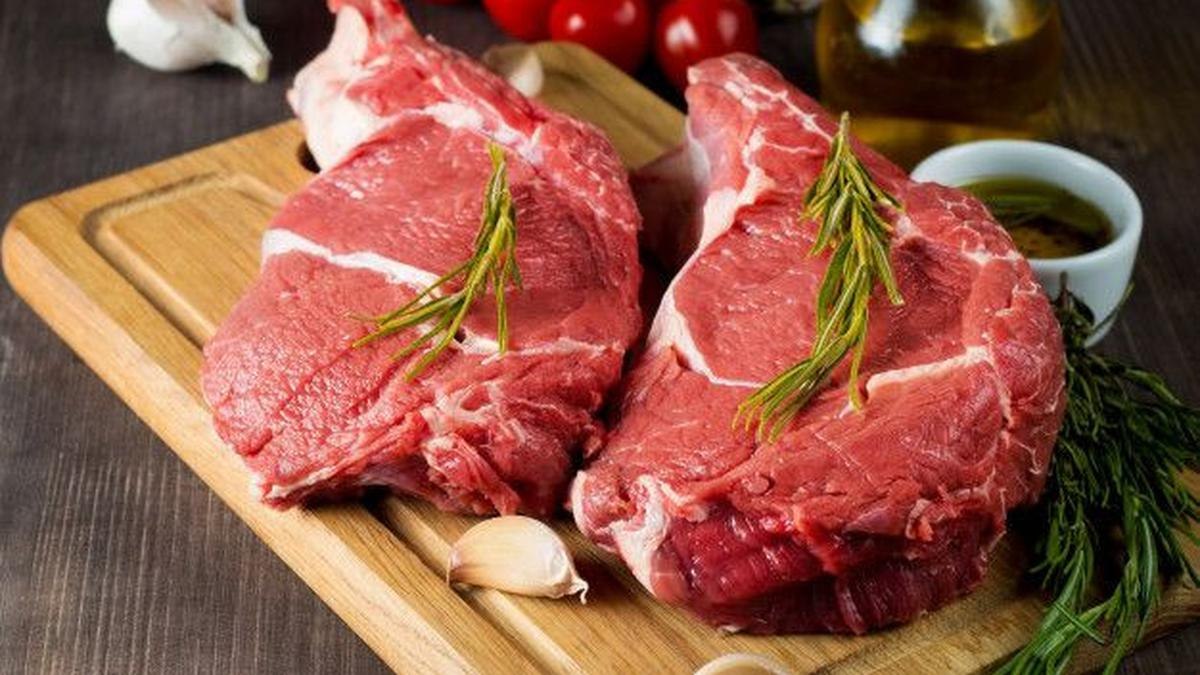
#> input picture 027517900_1589942784-Raw_Fresh_Meat_With_Rosemary.jpg, 1200 x 675 px
$ python -i index.py   (imports and definitions only)   (older library calls are emulated)
#> lines starting #> are read from the running program, lines starting #| are printed output that depends on the picture; after the words box and inside, x2 and y2 are one past the last pixel; in counts of white or black regions, pixels touching at a corner belong together
from flask import Flask, render_template, request
import base64
import os
import cv2
import numpy as np
from skimage.feature import graycomatrix, graycoprops, local_binary_pattern

BASE_DIR = os.path.dirname(os.path.dirname(os.path.abspath(__file__)))

# [5 lines not run here, left out]

# =====================
# ANALISIS WARNA
# =====================
# [64 lines left out: function color_analysis, not called in this run]


# =====================
# ANALISIS TEKSTUR
# =====================
def texture_analysis(gray, meat_mask=None):
    small_gray = cv2.resize(gray, (256, 256), interpolation=cv2.INTER_AREA)
    quantized = (small_gray / 32).astype(np.uint8)

    glcm = graycomatrix(
        quantized,
        distances=[1],
        angles=[0, np.pi / 4, np.pi / 2, 3 * np.pi / 4],
        levels=8,
        symmetric=True,
        normed=True
    )

    contrast = float(np.mean(graycoprops(glcm, 'contrast')))
    homogeneity = float(np.mean(graycoprops(glcm, 'homogeneity')))
    energy = float(np.mean(graycoprops(glcm, 'energy')))

    lbp = local_binary_pattern(small_gray, 8, 1, method='uniform')
    lbp_variance = float(np.var(lbp))

    gabor_values = []
    for theta in (0, np.pi / 4, np.pi / 2, 3 * np.pi / 4):
        kernel = cv2.getGaborKernel((21, 21), 4.0, theta, 10.0, 0.5, 0, ktype=cv2.CV_32F)
        filtered = cv2.filter2D(small_gray, cv2.CV_32F, kernel)
        gabor_values.append(float(np.mean(np.abs(filtered))))
    gabor_pattern = float(np.mean(gabor_values))

    blur = cv2.GaussianBlur(gray, (5, 5), 0)
    dark_spots = cv2.inRange(blur, 0, 75)
    edges = cv2.Canny(gray, 70, 160)

    if meat_mask is not None:
        dark_spots = cv2.bitwise_and(dark_spots, dark_spots, mask=meat_mask)
        edges = cv2.bitwise_and(edges, edges, mask=meat_mask)
        mask_area = max(int(cv2.countNonZero(meat_mask)), 1)
    else:
        mask_area = max(gray.shape[0] * gray.shape[1], 1)

    spot_ratio = float((cv2.countNonZero(dark_spots) / mask_area) * 100)
    wrinkle_ratio = float((cv2.countNonZero(edges) / mask_area) * 100)

    if spot_ratio > 8 or wrinkle_ratio > 14:
        surface_status = "Bintik/kerutan tinggi, indikasi terlalu matang"
        state = "Terlalu Matang"
    elif contrast < 2.5 and homogeneity > 0.65:
        surface_status = "Permukaan halus, indikasi mentah/matang normal"
        state = "Mentah / Matang"
    else:
        surface_status = "Tekstur sedang, indikasi setengah matang"
        state = "Setengah Matang"

    return {
        "contrast": round(contrast, 2),
        "homogeneity": round(homogeneity, 2),
        "energy": round(energy, 2),
        "lbp": round(lbp_variance, 2),
        "gabor": round(gabor_pattern, 2),
        "spot_ratio": round(spot_ratio, 2),
        "wrinkle_ratio": round(wrinkle_ratio, 2),
        "surface_status": surface_status,
        "state": state
    }


# =====================
# ANALISIS BENTUK
# =====================
# [153 lines left out: functions get_meat_mask, detect_blobs, shape_analysis, final_decision, not called in this run]


# =====================
# HOME
# =====================
# [3 lines that did not run here, left out]


# =====================
# UPLOAD
# =====================
# [35 lines that did not run here, left out]


# [1 line that did not run here, left out]

# [2 lines not run here, left out]

>>> import cv2
>>> picture = cv2.imread('../027517900_1589942784-Raw_Fresh_Meat_With_Rosemary.jpg', cv2.IMREAD_GRAYSCALE)
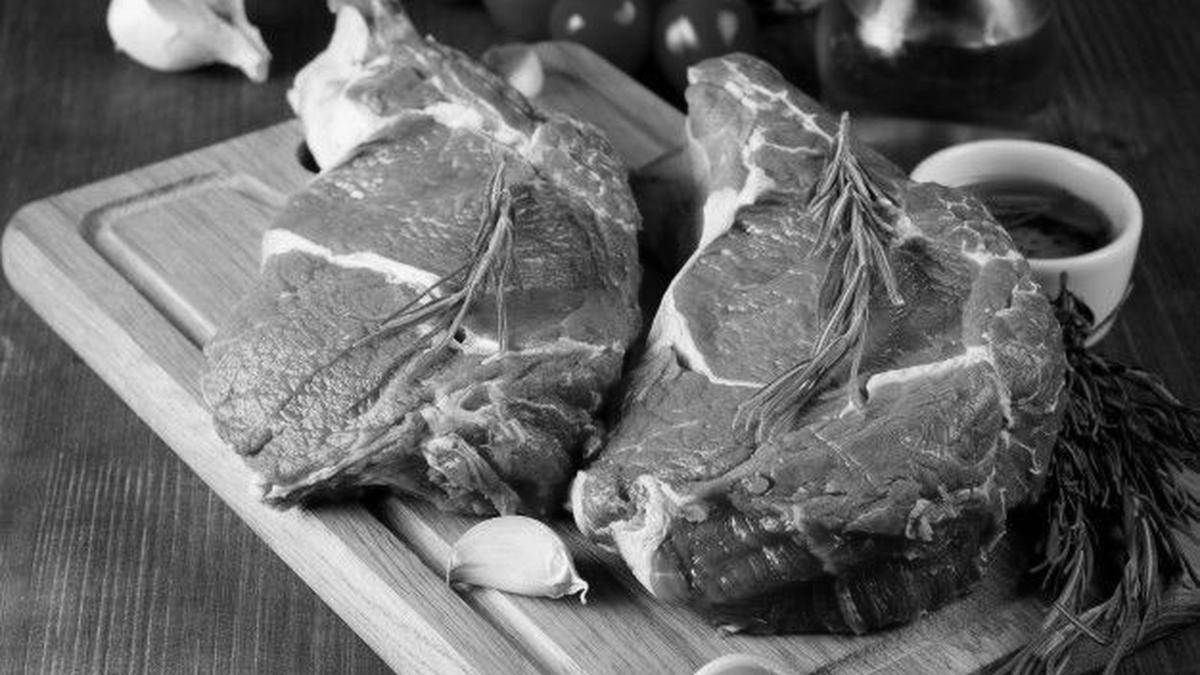
#> picture: shape (675, 1200); min 0, max 255, mean 103.3
>>> result = texture_analysis(picture)
#> in texture_analysis, `quantized = (small_gray / 32).astype(np.uint8)`:
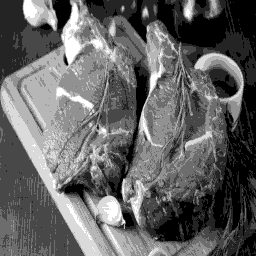
#> quantized: shape (256, 256); min 0, max 7, mean 2.75; drawn with min black and max white
#> in texture_analysis, `contrast = float(np.mean(graycoprops(glcm, 'contrast')))`: contrast = 0.491
#> in texture_analysis, `homogeneity = float(np.mean(graycoprops(glcm, 'homogeneity')))`: homogeneity = 0.832
#> in texture_analysis, `energy = float(np.mean(graycoprops(glcm, 'energy')))`: energy = 0.277
#> in texture_analysis, `lbp = local_binary_pattern(small_gray, 8, 1, method='uniform')`:
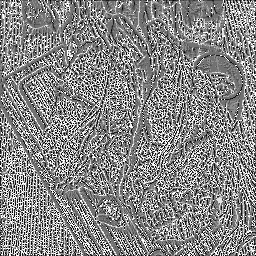
#> lbp: shape (256, 256) float64; min 0, max 9, mean 4.77; drawn with min black and max white
#> in texture_analysis, `lbp_variance = float(np.var(lbp))`: lbp_variance = 7.01
#> the loop in texture_analysis, `for theta in (0, np.pi / 4, np.pi / 2, 3 * np.pi / 4):` made 4 passes
#> pass 1, in texture_analysis, `filtered = cv2.filter2D(small_gray, cv2.CV_32F, kernel)`:
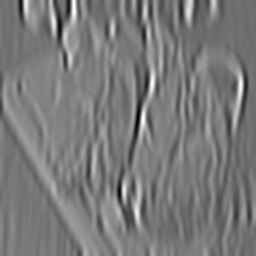
#> filtered: shape (256, 256) float32; min -4466.7, max 6231.7, mean 657.6; drawn with min black and max white
#> pass 3, in texture_analysis, `filtered = cv2.filter2D(small_gray, cv2.CV_32F, kernel)`:
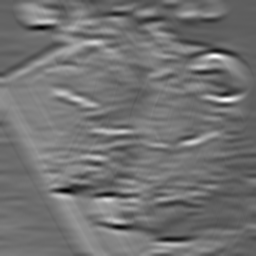
#> filtered: shape (256, 256) float32; min -2286.1, max 4257.3, mean 656.9; drawn with min black and max white
#> after the loop in texture_analysis, `for theta in (0, np.pi / 4, np.pi / 2, 3 * np.pi / 4):`: gabor_values = [875.5, 1336.2, 717.8, 1351.1]
#> in texture_analysis, `gabor_pattern = float(np.mean(gabor_values))`: gabor_pattern = 1070.2
#> in texture_analysis, `dark_spots = cv2.inRange(blur, 0, 75)`:
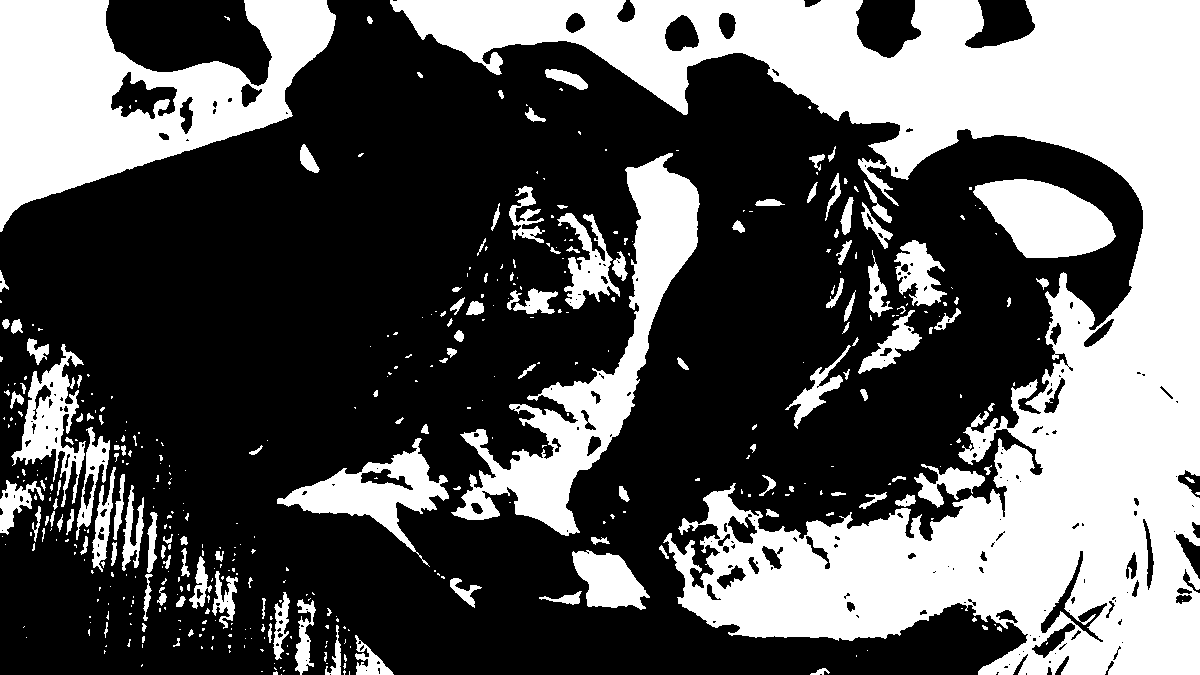
#> dark_spots: shape (675, 1200); 36.1% white; 451 white regions (308 under 20 px), largest, box (x1, y1, x2, y2) and area: (390, 0, 1200, 675) 182674, (0, 0, 336, 232) 38080, (451, 153, 700, 536) 21177
#> in texture_analysis, `edges = cv2.Canny(gray, 70, 160)`:
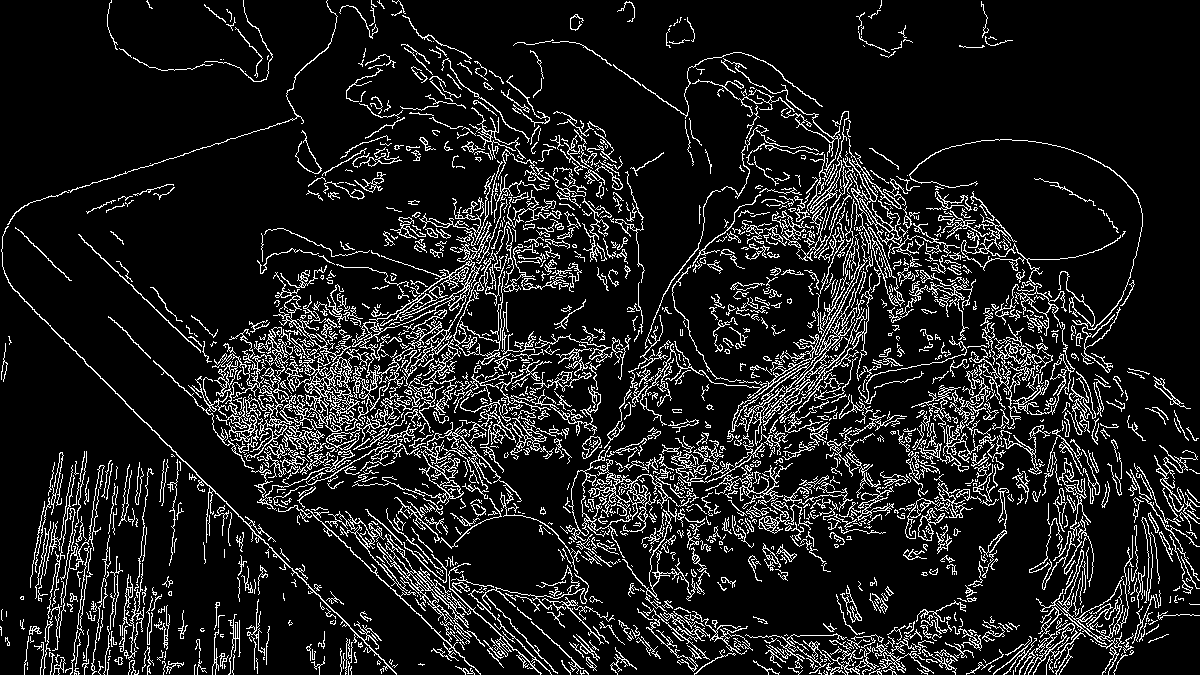
#> edges: shape (675, 1200); 11.8% white in thin lines or dots
#> in texture_analysis, `spot_ratio = float((cv2.countNonZero(dark_spots) / mask_area) * 100)`: spot_ratio = 36.07
#> in texture_analysis, `wrinkle_ratio = float((cv2.countNonZero(edges) / mask_area) * 100)`: wrinkle_ratio = 11.82
#> result = 9 items
